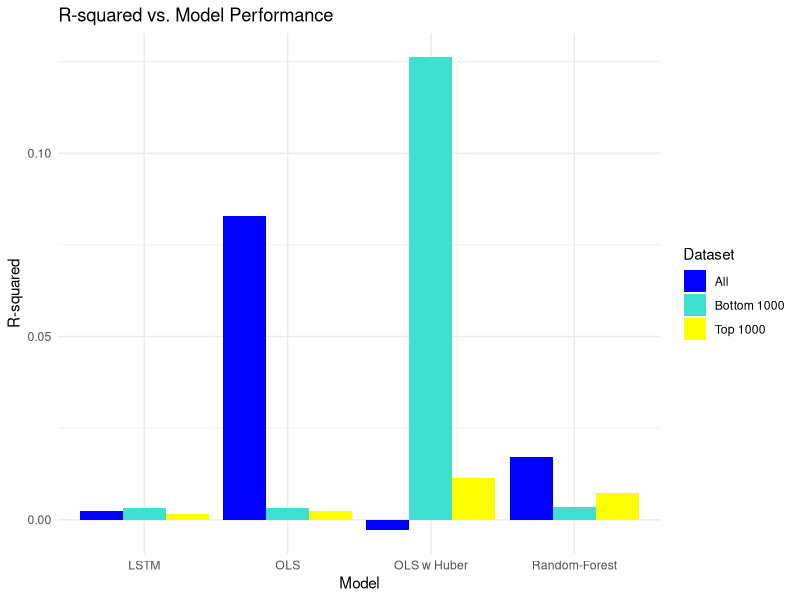
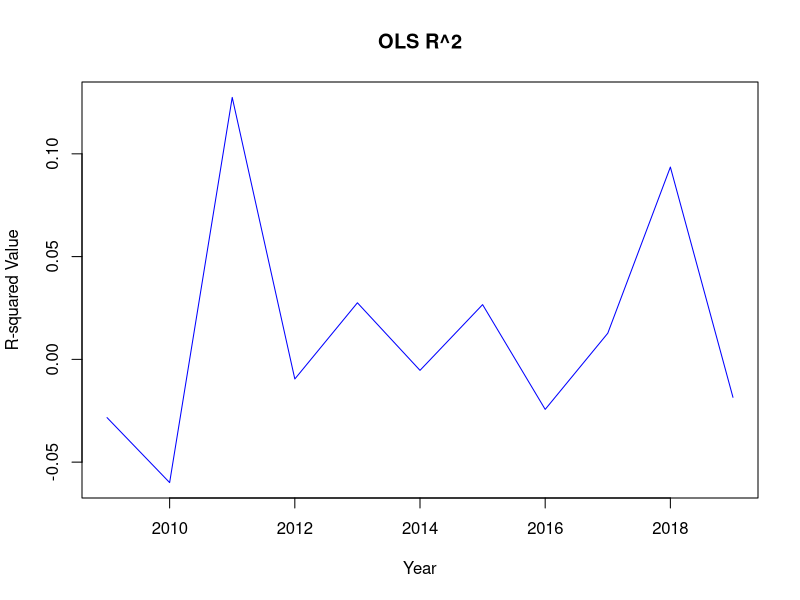
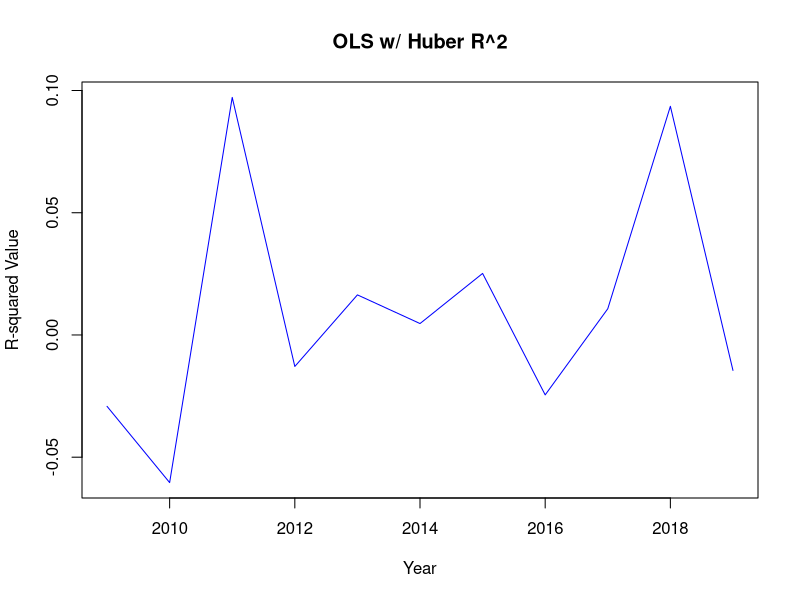
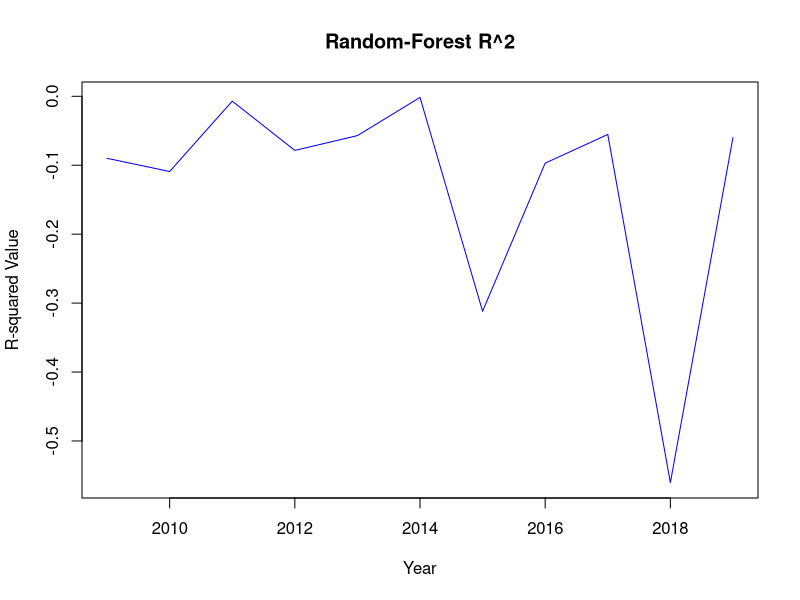
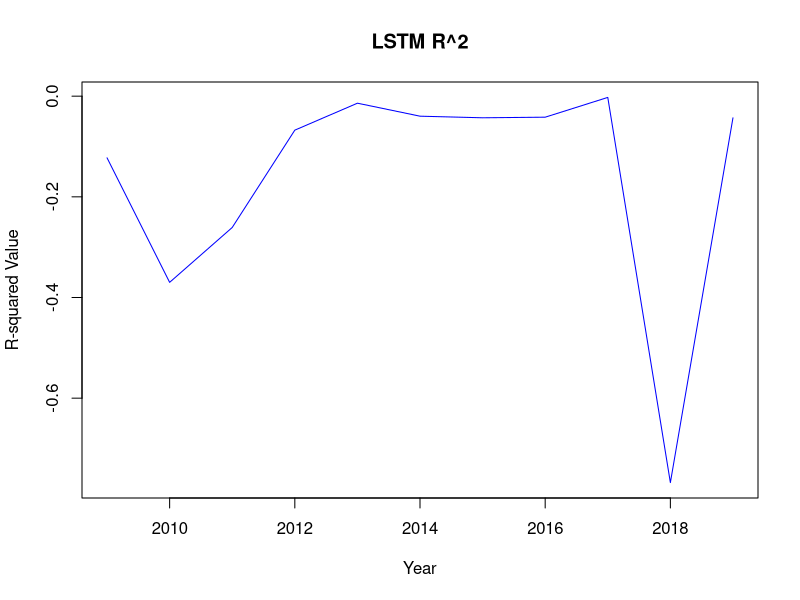

R code for these plots, in order:
# Load required libraries
library(ggplot2)

# Sample data (replace with your actual R-squared values)
data <- data.frame(
  Model = rep(c("OLS", "OLS w Huber", "Random-Forest", "LSTM"), each = 3),
  Dataset = rep(c("All", "Top 1000", "Bottom 1000"), times = 4),
  R_squared = c(0.0829, 0.0025, 0.0031, -0.0028, 0.0115, 0.1263, 0.017, 0.0073, 0.0034, 0.0024, 0.0016, 0.0032)
)

# Create bar chart
ggplot(data, aes(x = Model, y = R_squared, fill = Dataset)) +
  geom_bar(stat = "identity", position = "dodge") +
  labs(title = "R-squared vs. Model Performance",
       x = "Model",
       y = "R-squared") +
  scale_fill_manual(values = c("blue", "#40E0D0", "yellow")) +  # Define colors for each model
  theme_minimal()


# Years from 1995 to 2015
years <- 2009:2019

r_squared_values <- c(-0.02833381, -0.05994907,  0.1274594, -0.009538831,  0.0275336, -0.005341961, 0.02664486, -0.02432666, 0.01272472, 0.09356996, 
                      -0.01845706)

# Create a line plot for R-squared values
plot(years, r_squared_values, type = "l", col = "blue", xlab = "Year", ylab = "R-squared Value", main = "OLS R^2")

r_squared_values <- c(-0.02920133, -0.06038982, 0.09717653, -0.012885,  0.01639624, 0.004670284, 0.02517152, -0.02450865, 0.01072242, 0.09353364, 
                      -0.01449914)

# Create a line plot for R-squared values
plot(years, r_squared_values, type = "l", col = "blue", xlab = "Year", ylab = "R-squared Value", main = "OLS w/ Huber R^2")

r_squared_values <- c(-0.08998296, -0.1090994, -0.007030313, -0.0784509, -0.05699684, -0.001592706, -0.3118906,-0.09692005, -0.05532857, -0.5603918, 
                      -0.05986084)

# Create a line plot for R-squared values
plot(years, r_squared_values, type = "l", col = "blue", xlab = "Year", ylab = "R-squared Value", main = "Random-Forest R^2")

r_squared_values <- c(-0.1224982, -0.3698727, -0.2608575, -0.06747795, -0.01394878, -0.03975618, -0.04293517,-0.04174138, -0.002450364, -0.7677409, 
                      -0.04301312)

# Create a line plot for R-squared values
plot(years, r_squared_values, type = "l", col = "blue", xlab = "Year", ylab = "R-squared Value", main = "LSTM R^2")
